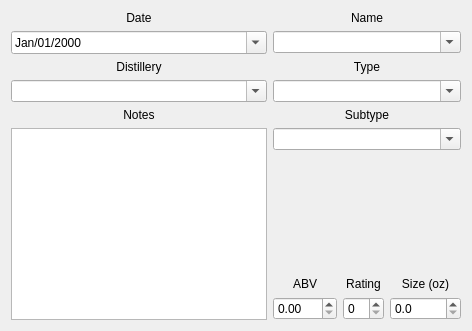
      <widget class="QWidget" name="liquorTab">
       <attribute name="title">
        <string>Liquor</string>
       </attribute>
       <layout class="QGridLayout" name="gridLayout_8">
        <item row="2" column="2">
         <widget class="QLabel" name="liquorTypeLabel">
          <property name="sizePolicy">
           <sizepolicy hsizetype="Preferred" vsizetype="Preferred">
            <horstretch>0</horstretch>
            <verstretch>0</verstretch>
           </sizepolicy>
          </property>
          <property name="text">
           <string>Type</string>
          </property>
          <property name="alignment">
           <set>Qt::AlignCenter</set>
          </property>
         </widget>
        </item>
        <item row="2" column="0" colspan="2">
         <widget class="QLabel" name="liquorDistillerLabel">
          <property name="sizePolicy">
           <sizepolicy hsizetype="Preferred" vsizetype="Preferred">
            <horstretch>0</horstretch>
            <verstretch>0</verstretch>
           </sizepolicy>
          </property>
          <property name="text">
           <string>Distillery</string>
          </property>
          <property name="alignment">
           <set>Qt::AlignCenter</set>
          </property>
         </widget>
        </item>
        <item row="0" column="0" colspan="2">
         <widget class="QLabel" name="liquorDateInputLabel">
          <property name="sizePolicy">
           <sizepolicy hsizetype="Preferred" vsizetype="Preferred">
            <horstretch>0</horstretch>
            <verstretch>0</verstretch>
           </sizepolicy>
          </property>
          <property name="text">
           <string>Date</string>
          </property>
          <property name="alignment">
           <set>Qt::AlignCenter</set>
          </property>
         </widget>
        </item>
        <item row="4" column="2">
         <widget class="QLabel" name="liquorSubtypeLabel">
          <property name="text">
           <string>Subtype</string>
          </property>
          <property name="alignment">
           <set>Qt::AlignCenter</set>
          </property>
         </widget>
        </item>
        <item row="6" column="2">
         <layout class="QGridLayout" name="gridLayout_6">
          <item row="1" column="2">
           <widget class="QLabel" name="liquorSizeLabel">
            <property name="sizePolicy">
             <sizepolicy hsizetype="Preferred" vsizetype="Preferred">
              <horstretch>0</horstretch>
              <verstretch>0</verstretch>
             </sizepolicy>
            </property>
            <property name="text">
             <string>Size (oz)</string>
            </property>
            <property name="alignment">
             <set>Qt::AlignCenter</set>
            </property>
           </widget>
          </item>
          <item row="2" column="0">
           <widget class="QDoubleSpinBox" name="liquorAbvInput">
            <property name="sizePolicy">
             <sizepolicy hsizetype="Preferred" vsizetype="Fixed">
              <horstretch>0</horstretch>
              <verstretch>0</verstretch>
             </sizepolicy>
            </property>
            <property name="maximum">
             <double>100.000000000000000</double>
            </property>
           </widget>
          </item>
          <item row="1" column="0">
           <widget class="QLabel" name="liquorAbvLabel">
            <property name="sizePolicy">
             <sizepolicy hsizetype="Preferred" vsizetype="Preferred">
              <horstretch>0</horstretch>
              <verstretch>0</verstretch>
             </sizepolicy>
            </property>
            <property name="text">
             <string>ABV</string>
            </property>
            <property name="alignment">
             <set>Qt::AlignCenter</set>
            </property>
           </widget>
          </item>
          <item row="1" column="1">
           <widget class="QLabel" name="liquorRatingLabel">
            <property name="sizePolicy">
             <sizepolicy hsizetype="Preferred" vsizetype="Preferred">
              <horstretch>0</horstretch>
              <verstretch>0</verstretch>
             </sizepolicy>
            </property>
            <property name="text">
             <string>Rating</string>
            </property>
            <property name="alignment">
             <set>Qt::AlignCenter</set>
            </property>
           </widget>
          </item>
          <item row="2" column="1">
           <widget class="QSpinBox" name="liquorRatingInput">
            <property name="sizePolicy">
             <sizepolicy hsizetype="Preferred" vsizetype="Fixed">
              <horstretch>0</horstretch>
              <verstretch>0</verstretch>
             </sizepolicy>
            </property>
            <property name="maximum">
             <number>10</number>
            </property>
           </widget>
          </item>
          <item row="0" column="1">
           <spacer name="verticalSpacer_3">
            <property name="orientation">
             <enum>Qt::Vertical</enum>
            </property>
            <property name="sizeHint" stdset="0">
             <size>
              <width>20</width>
              <height>40</height>
             </size>
            </property>
           </spacer>
          </item>
          <item row="2" column="2">
           <widget class="QDoubleSpinBox" name="liquorSizeInput">
            <property name="decimals">
             <number>1</number>
            </property>
            <property name="maximum">
             <double>10000.000000000000000</double>
            </property>
           </widget>
          </item>
         </layout>
        </item>
        <item row="3" column="0" colspan="2">
         <widget class="QComboBox" name="liquorDistillerInput">
          <property name="sizePolicy">
           <sizepolicy hsizetype="Preferred" vsizetype="Fixed">
            <horstretch>0</horstretch>
            <verstretch>0</verstretch>
           </sizepolicy>
          </property>
          <property name="editable">
           <bool>true</bool>
          </property>
         </widget>
        </item>
        <item row="4" column="0" colspan="2">
         <widget class="QLabel" name="liquorNotesLabel">
          <property name="sizePolicy">
           <sizepolicy hsizetype="Preferred" vsizetype="Preferred">
            <horstretch>0</horstretch>
            <verstretch>0</verstretch>
           </sizepolicy>
          </property>
          <property name="text">
           <string>Notes</string>
          </property>
          <property name="alignment">
           <set>Qt::AlignCenter</set>
          </property>
         </widget>
        </item>
        <item row="1" column="2">
         <widget class="QComboBox" name="liquorNameInput">
          <property name="sizePolicy">
           <sizepolicy hsizetype="Expanding" vsizetype="Fixed">
            <horstretch>0</horstretch>
            <verstretch>0</verstretch>
           </sizepolicy>
          </property>
          <property name="editable">
           <bool>true</bool>
          </property>
         </widget>
        </item>
        <item row="1" column="0" colspan="2">
         <widget class="QDateEdit" name="liquorDateInput">
          <property name="sizePolicy">
           <sizepolicy hsizetype="Preferred" vsizetype="Fixed">
            <horstretch>0</horstretch>
            <verstretch>0</verstretch>
           </sizepolicy>
          </property>
          <property name="minimumSize">
           <size>
            <width>0</width>
            <height>0</height>
           </size>
          </property>
          <property name="maximumSize">
           <size>
            <width>16777215</width>
            <height>16777215</height>
           </size>
          </property>
          <property name="focusPolicy">
           <enum>Qt::WheelFocus</enum>
          </property>
          <property name="styleSheet">
           <string notr="true"/>
          </property>
          <property name="displayFormat">
           <string>MMM/dd/yyyy</string>
          </property>
          <property name="calendarPopup">
           <bool>true</bool>
          </property>
         </widget>
        </item>
        <item row="3" column="2">
         <widget class="QComboBox" name="liquorTypeInput">
          <property name="sizePolicy">
           <sizepolicy hsizetype="Preferred" vsizetype="Fixed">
            <horstretch>0</horstretch>
            <verstretch>0</verstretch>
           </sizepolicy>
          </property>
          <property name="editable">
           <bool>true</bool>
          </property>
         </widget>
        </item>
        <item row="0" column="2">
         <widget class="QLabel" name="liquorNameInputLabel">
          <property name="sizePolicy">
           <sizepolicy hsizetype="Preferred" vsizetype="Preferred">
            <horstretch>0</horstretch>
            <verstretch>0</verstretch>
           </sizepolicy>
          </property>
          <property name="text">
           <string>Name</string>
          </property>
          <property name="alignment">
           <set>Qt::AlignCenter</set>
          </property>
         </widget>
        </item>
        <item row="5" column="2">
         <widget class="QComboBox" name="liquorSubtypeInput">
          <property name="editable">
           <bool>true</bool>
          </property>
         </widget>
        </item>
        <item row="5" column="0" rowspan="2" colspan="2">
         <widget class="QTextEdit" name="liquorNotesInput">
          <property name="sizePolicy">
           <sizepolicy hsizetype="Preferred" vsizetype="Preferred">
            <horstretch>0</horstretch>
            <verstretch>0</verstretch>
           </sizepolicy>
          </property>
          <property name="focusPolicy">
           <enum>Qt::ClickFocus</enum>
          </property>
         </widget>
        </item>
       </layout>
      </widget>
